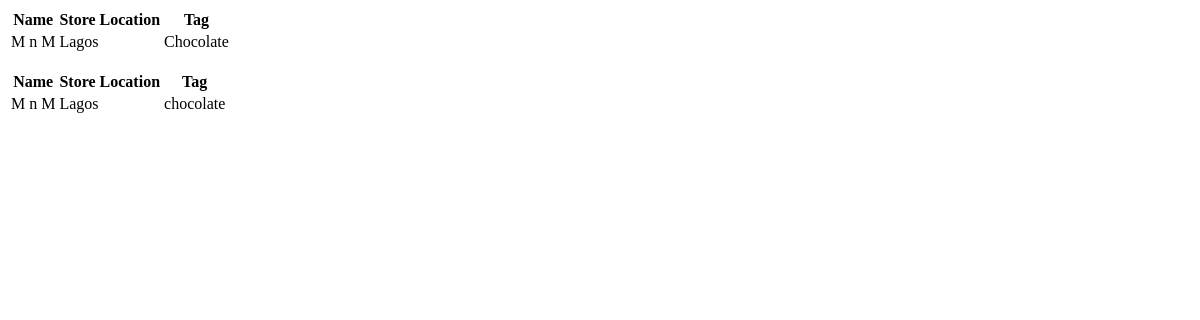
Page /data on the earlier database version.
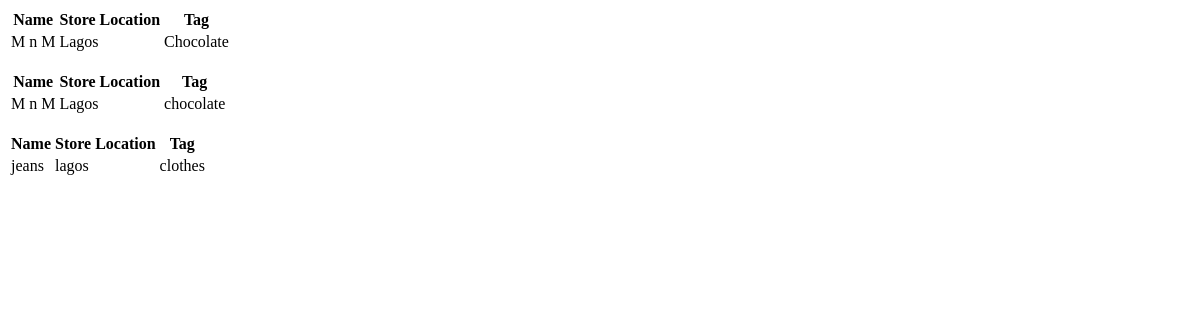
Same page on the later database version.
### models.py (models this page shows, shortened)
class ItemModel(db.Model):
    __tablename__ = 'items'
    id = db.Column(db.Integer, primary_key=True)
    item_id = db.Column(db.Integer(),unique = True)
    name = db.Column(db.String(120))
    location = db.Column(db.String(120))
    tag = db.Column(db.String(120))

### app.py (the view)
@app.route('/data')
def RetrieveList():
    items = ItemModel.query.all()
    return render_template('datalist.html',items = items)

### templates/datalist.html (shortened to what this page needs)
{% for item in items %}
<table>
    <th>
        Name
    </th>
    <th>
        Store Location
    </th>
    <th>
        Tag
    </th>
    <tr>
    <td>
        {{item.name}}
    </td>
    <td>
        {{item.location}}
    </td>
    <td>
    {{item.tag}}
    </td>
    </tr>
</table>
{% endfor %}

Differences in the rows shown:
added ItemModel: name "jeans", location "lagos", tag "clothes"
